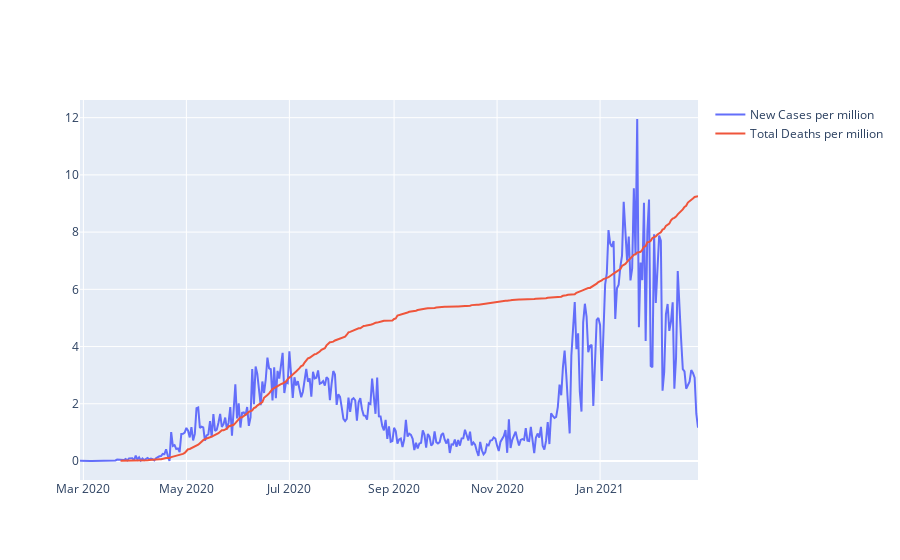

Here is the notebook cell this chart was saved with:
### Code cell
fig =  go.Figure()
fig.add_trace(go.Scatter(x=test_df['date'], y=test_df['new_cases_per_million'], mode='lines', 
                         name='New Cases per million'))

fig.add_trace(go.Scatter(x=test_df['date'], y=test_df['total_deaths_per_million'], mode='lines', 
                         name='Total Deaths per million'))

### Figure 1 — Plotly figure (JSON) as saved in the notebook; plotly's stock layout.template omitted (floating-point values rounded to 4 significant figures; data arrays with more than 128 entries replaced by an {"elided": "..."} marker saying what was removed)
{"data": [{"mode": "lines", "name": "New Cases per million", "type": "scatter", "x": {"elided": "367 str values"}, "y": {"elided": "367 float values"}}, {"mode": "lines", "name": "Total Deaths per million", "type": "scatter", "x": {"elided": "367 str values"}, "y": {"elided": "367 float values"}}], "layout": {}}
